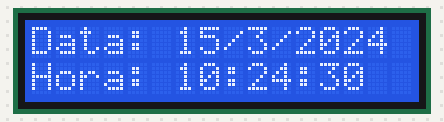
Recording of a sketch running on a simulated Arduino Uno, built with avr-gcc and run on an emulated ATmega328P. Shown: 16×2 character LCD. The local clock reads 2024-03-15 10:24:30 at power-on unless the sketch sets it.

Above: at 0.1 s.
At 4.3 s:
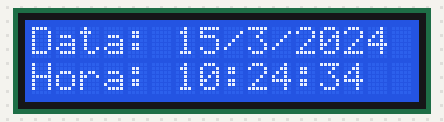
At 9.4 s:
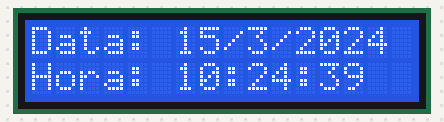
At 18.7 s:
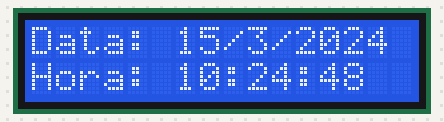
At 28.0 s:
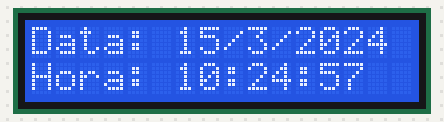
At 38.4 s:
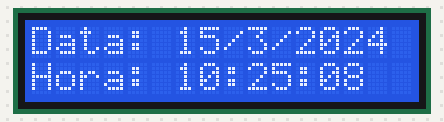

The sketch:

RTC.INO
```cpp
#include <virtuabotixRTC.h>
#include <Wire.h>
#include <LiquidCrystal_I2C.h>

// 16/03/2022
// Author: Elieder Damasceno Sousa

// Inicializa o display no endereco 0x27
LiquidCrystal_I2C lcd(0x27,2,1,0,4,5,6,7,3, POSITIVE);

// Coloque os pinos ligado no módulo (digitais) RTC(clock, data, rst)
virtuabotixRTC RTC(7, 8, 9);

void setup() {
	lcd.begin(16,2);

	// Informacoes iniciais de data e hora
	// Apos setar as informacoes, comente a linha abaixo
	// OBEDEÇA ao critério de usar DOIS algarismos, mesmo que o número seja menor que 10, use 04.
	// USE HORÁRIO 00-23hs
	// Enquanto houver fonte de energia alimentando o chip, não será preciso configurar a hora novamente.
	// (segundos, minutos, hora, dia da semana, dia do mes, mes, ano)
	// RTC.setDS1302Time(00, 51, 11, 1, 01, 01, 2017);
}

void loop() {
	// Le as informacoes do CI
	RTC.updateTime();
	lcd.clear();
	lcd.setCursor(0,0);

	// Chama a rotina que imprime o dia da semana
	imprime_dia_da_semana(RTC.dayofweek);

	// DATA
	lcd.print("Data: ");
	lcd.print(RTC.dayofmonth);
	lcd.print('/');
	lcd.print(RTC.month);
	lcd.print('/');
	lcd.print(RTC.year);
	lcd.setCursor(0,1);

	// HORA
	lcd.print("Hora: ");
	lcd.print(RTC.hours);
	lcd.print(":");
	(RTC.minutes < 10) ? lcd.print("0") : lcd.print("");
	lcd.print(RTC.minutes);
	lcd.print(":");
	(RTC.seconds < 10) ? lcd.print("0") : lcd.print("");
	lcd.print(RTC.seconds);

	delay(1000);
}

void imprime_dia_da_semana(int dia) {
	switch (dia) {
		case 1:
		Serial.print("Domingo");
		break;
		case 2:
		Serial.print("Segunda");
		break;
		case 3:
		Serial.print("Terca");
		break;
		case 4:
		Serial.print("Quarta");
		break;
		case 5:
		Serial.print("Quinta");
		break;
		case 6:
		Serial.print("Sexta");
		break;
		case 7:
		Serial.print("Sabado");
		break;
	}
}
```

Measured:
- what the display in image 1 shows lasts 1.1 s, from 4.2 s to 5.3 s
